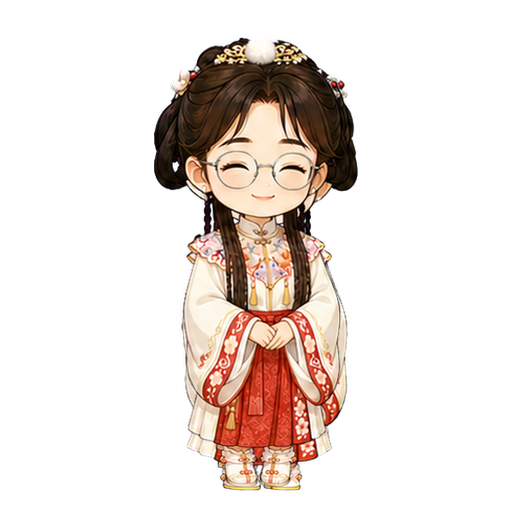
#> input picture petpack/PetPack-v2/packs/girlfriend-classic/character/animations/idle/frame_01.png, 512 x 512 px
$ python -i petpack_pipeline.py   (imports and definitions only)
#> lines starting #> are read from the running program, lines starting #| are printed output that depends on the picture
#!/usr/bin/env python3
"""One-command authoring pipeline for SweetPet protocol-v2 resource packs.

The pipeline deliberately works on a private snapshot.  Safe normalization,
checksum generation and QA artifacts therefore never rewrite the author's
source tree.  It supplements (rather than duplicates) petpack.py's protocol and
security validator.
"""

from __future__ import annotations

import hashlib
import filecmp
import json
import math
import os
import re
import shutil
import statistics
import tempfile
import unicodedata
from dataclasses import dataclass
from pathlib import Path, PurePosixPath
from typing import Any, Callable, Iterable

import petpack

try:
    from PIL import Image, ImageChops, ImageDraw, ImageFont, ImageStat
except ImportError as exc:  # pragma: no cover - CLI dependency error
    raise RuntimeError("PetPack pipeline requires Pillow: python -m pip install Pillow") from exc


PIPELINE_SCHEMA_VERSION = 1
PROJECT_ROOT = Path(__file__).resolve().parents[1]
TEMPLATE_ROOT = PROJECT_ROOT / "templates" / "minimal-v2"
PLACEHOLDER_PATTERN = re.compile(r"(?<!\{)\{([A-Za-z_][A-Za-z0-9_]*)\}(?!\})")
KNOWN_PLACEHOLDERS = {"city", "date", "hour", "temperature", "weather", "weekday"}
COPY_FIELDS = {"label", "lines", "prompt", "response", "title"}
NORMALIZABLE_SUFFIXES = {".png", ".webp"}


@dataclass(frozen=True)
class Diagnostic:
    severity: str
    code: str
    message: str
    location: str = ""

    # [5 lines left out: function as_dict, not called in this run]


def _json(path: Path) -> dict[str, Any]:
    return petpack.load_json(path)


def _sha256(path: Path) -> str:
    digest = hashlib.sha256()
    with path.open("rb") as stream:
        for chunk in iter(lambda: stream.read(1024 * 1024), b""):
            digest.update(chunk)
    return digest.hexdigest()


# [24 lines left out: functions _write_text_atomic, _copy_atomic, not called in this run]


def _path_present(path: Path) -> bool:
    return path.exists() or path.is_symlink()


# [5 lines left out: function _remove_path, not called in this run]


def _move_publish_path(source: Path, destination: Path) -> None:
    """Move one staged/backup publish path; kept separate for fault-injection tests."""
    os.replace(source, destination)


# [46 lines left out: function _commit_publish_set, not called in this run]


def _volume_key(path: Path) -> str:
    return os.path.normcase(path.drive or path.anchor)


# [176 lines left out: functions _tree_fingerprint, _placeholder_image, initialize_pack, _animation_document, _fit_frame, _save_normalized and 2 more, not called in this run]


def _normalized_copy(value: str) -> str:
    value = unicodedata.normalize("NFKC", value)
    return re.sub(r"\s+", " ", value).strip().casefold()


# [180 lines left out: functions _settings, semantic_lint, not called in this run]


def _frame_data(path: Path) -> dict[str, Any]:
    with Image.open(path) as image:
#> image is the input picture: PIL image 512x512 RGBA; mean R, G, B, A 43.1, 33.3, 28.1, 64.3
        rgba = image.convert("RGBA")
        rgba.load()
    alpha = rgba.getchannel("A")
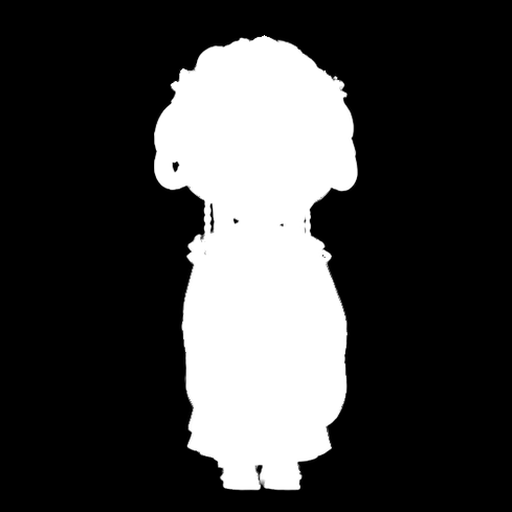
#> alpha: PIL image 512x512 L; min 0, max 255, mean 64.3
    bbox = alpha.getbbox()
#> bbox = (154, 35, 358, 491)
    if bbox is None:
        raise ValueError(f"Empty animation frame: {path}")
    histogram = alpha.histogram()
#> histogram = 256 values, max 192907 at index 0, min 0 at index 103, mean 1024
    visible_pixels = sum(histogram[1:])
#> visible_pixels = 69237
    thumb = alpha.resize((64, 64), Image.Resampling.BILINEAR)
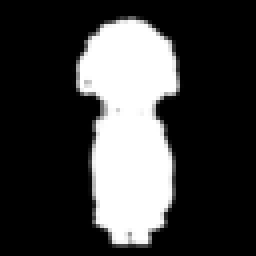
#> thumb: PIL image 64x64 L (shown 4 times larger); min 0, max 255, mean 64.3
    width = bbox[2] - bbox[0]
#> width = 204
    height = bbox[3] - bbox[1]
#> height = 456
    return {
        "bbox": list(bbox),
        "width": width,
        "height": height,
        "bottom": bbox[3] - 1,
        "center": [(bbox[0] + bbox[2]) / 2, (bbox[1] + bbox[3]) / 2],
        "visiblePixels": visible_pixels,
        "sha256": _sha256(path),
        "alphaThumb": thumb,
    }


# [465 lines left out: functions animation_qa, write_contact_sheet, _markdown, _write_report, run_qa, run_pipeline and 1 more, not called in this run]

#> (the run stopped early here; a loop or call above may not have finished)
